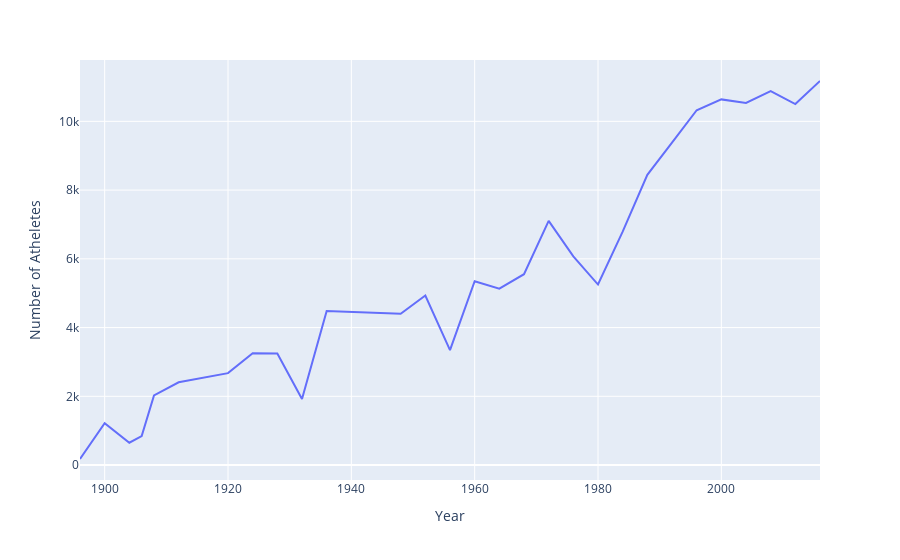

The notebook cell saved with this chart:
### Code cell
fig = px.line(num_of_athletes_overtime, x = 'Year', y ='Number of Atheletes')
fig

### Figure 1 — Plotly figure (JSON) as saved in the notebook; plotly's stock layout.template omitted (floating-point values rounded to 4 significant figures)
{"data": [{"hovertemplate": "Year=%{x}<br>Number of Atheletes=%{y}<extra></extra>", "legendgroup": "", "line": {"color": "#636efa", "dash": "solid"}, "marker": {"symbol": "circle"}, "mode": "lines", "name": "", "orientation": "v", "showlegend": false, "type": "scatter", "x": [1896, 1900, 1904, 1906, 1908, 1912, 1920, 1924, 1928, 1932, 1936, 1948, 1952, 1956, 1960, 1964, 1968, 1972, 1976, 1980, 1984, 1988, 1992, 1996, 2000, 2004, 2008, 2012, 2016], "xaxis": "x", "y": [176, 1220, 650, 841, 2024, 2409, 2675, 3256, 3246, 1922, 4482, 4402, 4931, 3346, 5348, 5134, 5552, 7105, 6070, 5252, 6791, 8443, 9380, 10324, 10639, 10537, 10880, 10502, 11174], "yaxis": "y"}], "layout": {"legend": {"tracegroupgap": 0}, "margin": {"t": 60}, "xaxis": {"anchor": "y", "domain": [0, 1], "title": {"text": "Year"}}, "yaxis": {"anchor": "x", "domain": [0, 1], "title": {"text": "Number of Atheletes"}}}}
